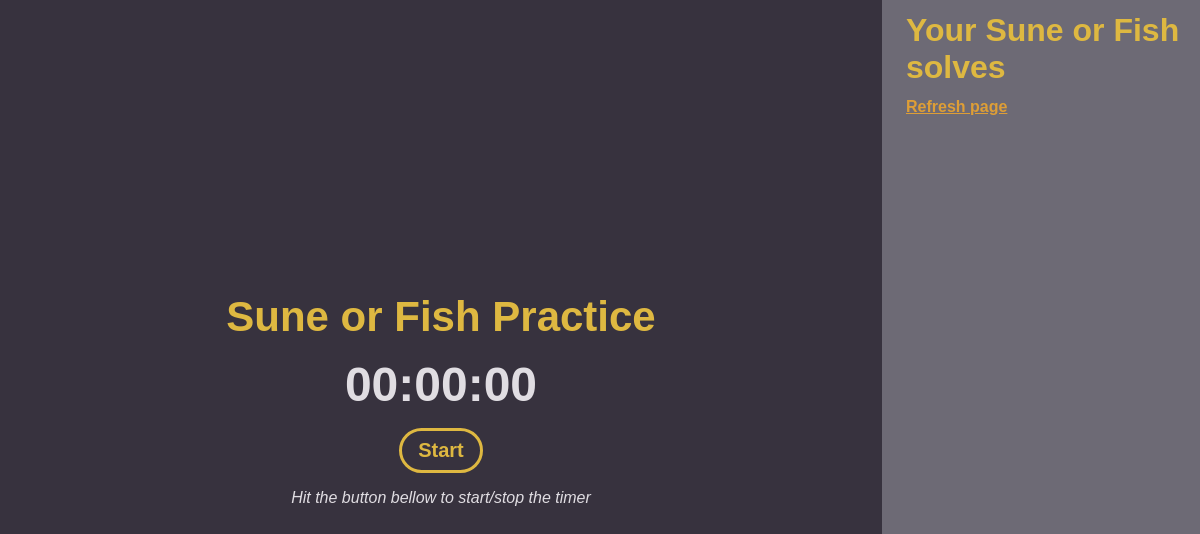
The app's page /practice/3 (signed in), older data.
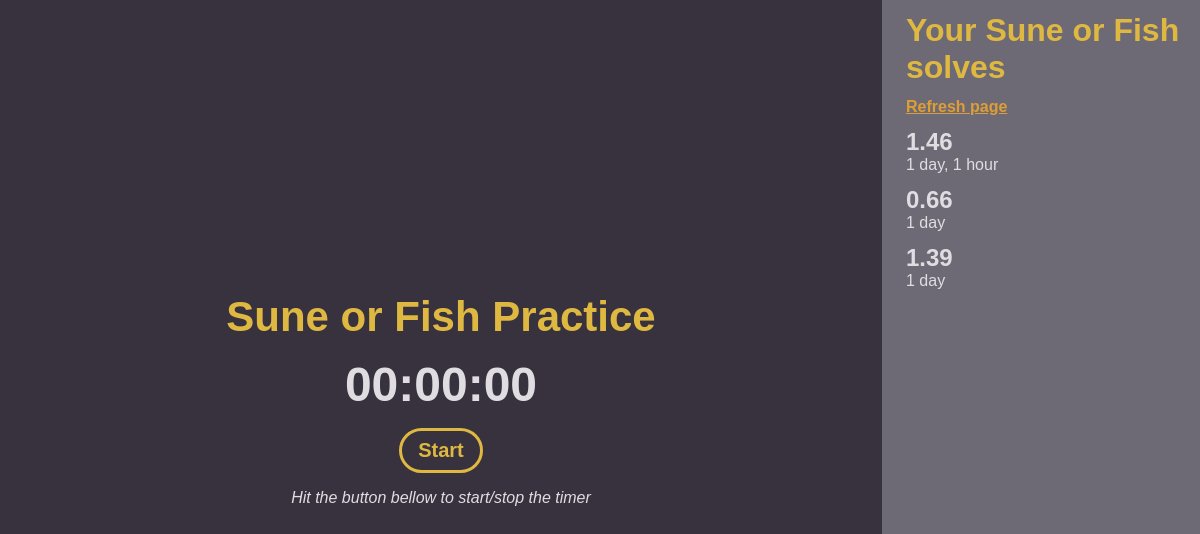
The same page, newer data.
### main/models.py (models this page shows, shortened)
class Solve(models.Model):
    user = models.ForeignKey(User, on_delete=models.CASCADE)
    time = models.FloatField()
    algorithm = models.ForeignKey(Algorithm, on_delete=models.CASCADE)
    timestamp = models.DateTimeField(auto_now_add=True)

### main/views.py (the view)
# urls.py: path('practice/<int:id>', views.practice_page, name="practice"),
def practice_page(request, id):
    algorithm = models.Algorithm.objects.get(id=id)
    if not request.user.is_authenticated:
        solves = None
    else:
        solves = models.Solve.objects.filter(user=request.user, algorithm=algorithm)
    return render(request, 'practice.html', {
        "algorithm": algorithm,
        "solves": solves,
    })

### main/templates/practice.html (shortened to what this page needs)
{% extends 'layout.html' %}
{% load static %}
{% block css %} <link rel="stylesheet" href="{% static 'styles/practice.css' %}"> {% endblock %}
{% block body %}
    <div class="container">
        <div class="algorithm-container">
            <h1 id="algorithm-title">{{ algorithm.name }} Practice</h1>
            <h1 id="timer" data-algorithm-id="{{ algorithm.id }}">
                <span id="minute">00</span>:<span id="second">00</span>:<span id="milisecond">00</span>
            </h1>
            <button id="timer-btn">Start</button>
            <p id="info">Hit the button bellow to start/stop the timer</p>
        </div>
        {% if request.user.is_authenticated %}
            <div class="solve-container">
                <h1 class="title">Your {{ algorithm.name }} solves</h1>
                <a class="refresh" href="{% url 'practice' algorithm.id %}">Refresh page</a>
                {% if solves %}
                    {% for solve in solves %}
                        <div class="solve">
                            <h3 class="time">{{ solve.time|floatformat:2 }}</h3>
                            <p class="timestamp">{{ solve.timestamp|timesince }}</p>
                        </div>
                    {% endfor %}
                {% endif %}
            </div>
        {% endif %}
    </div>
{% endblock %}

Row changes from the older to the newer data that the page shows:
added Solve: time "1.46", timestamp "1 day, 1 hour"
added Solve: time "0.66", timestamp "1 day"
added Solve: time "1.39", timestamp "1 day"
